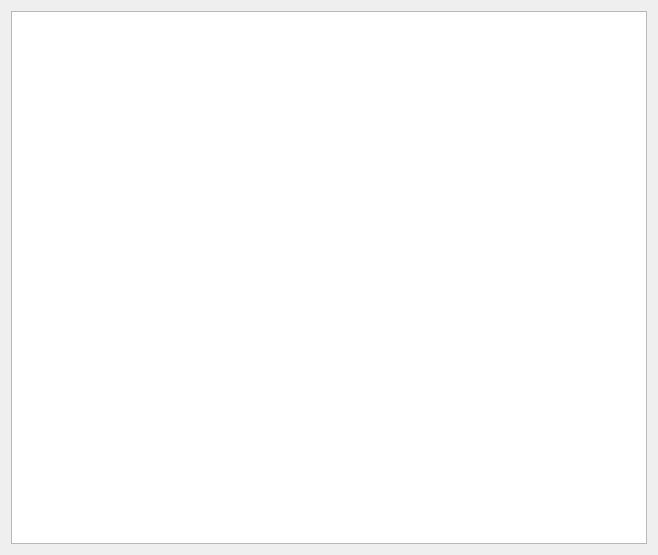
<?xml version="1.0" encoding="UTF-8"?>
<ui version="4.0">
 <class>PacketDetailDialog</class>
 <widget class="QDialog" name="PacketDetailDialog">
  <property name="geometry">
   <rect>
    <x>0</x>
    <y>0</y>
    <width>658</width>
    <height>555</height>
   </rect>
  </property>
  <property name="windowTitle">
   <string>Dialog</string>
  </property>
  <layout class="QGridLayout" name="gridLayout">
   <item row="0" column="0">
    <widget class="QTreeWidget" name="treeWidget">
     <property name="columnCount">
      <number>2</number>
     </property>
     <attribute name="headerVisible">
      <bool>false</bool>
     </attribute>
     <column>
      <property name="text">
       <string notr="true">1</string>
      </property>
     </column>
     <column>
      <property name="text">
       <string notr="true">2</string>
      </property>
     </column>
    </widget>
   </item>
  </layout>
 </widget>
 <resources/>
 <connections/>
</ui>
